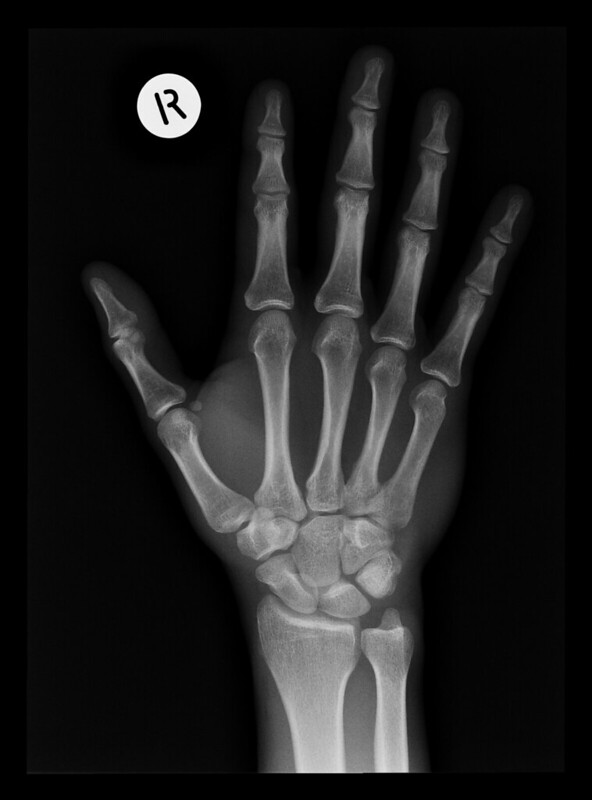
#> input picture Workshops/02 - Histograms filters and edges /xray.png, 592 x 800 px
$ jupyter execute '02 - Histograms filters and edges - solution.ipynb'
#> lines starting #> are read from the running program, lines starting #| are printed output that depends on the picture
# Workshop 02 - Histograms filters and edges
_Author: Nicola Romanò - [nicola.romano@ed.ac.uk](mailto:nicola.romano@ed.ac.uk)_

## Introduction

This workshop will be based on what you have learned in lectures 3, 4, and 5, related to image histograms, filters, and edge detection.

In this practical we are going to apply some of that knowledge to the processing of biomedical images.

## Learning objectives

At the end of this workshop you should be able to:
- Plot and manipulate histograms of images
- Apply filters to images
- Apply edge detection algorithms

## Histogram manipulation

In Lecture 3 you learned about histograms and their use in image processing.

Let's start with a few simple examples. Load the images `xray.png`, `mri.png` and `mouse.png` and plot them, alongside their histograms.

Make sure you look at the shape of the image before plotting the histogram and think about what is the best way to plot the histogram.

<details>
    <summary style="cursor: pointer;">Click here to reveal a hint.</summary>
    When calling the `hist` function remember to flatten the image using <code>.ravel()</code> before plotting!
</details>

Image credits:
- Hand X-Rays: Rahim Packir Saibo, [CC-BY-2.0](https://creativecommons.org/licenses/by/2.0/)
- MRI: Bryan Kiechle, [CC-BY-NC-2.0](https://creativecommons.org/licenses/by-nc/2.0/)
- Mouse: Global Panorama, [CC-BY-SA-20](https://creativecommons.org/licenses/by-sa/2.0/)

[cell 1]
from skimage.io import imread
import matplotlib.pyplot as plt
import numpy as np

xray = imread("xray.png")
#> xray is the input picture: shape (800, 592); min 0, max 255, mean 30.3
mri = imread("mri.png")
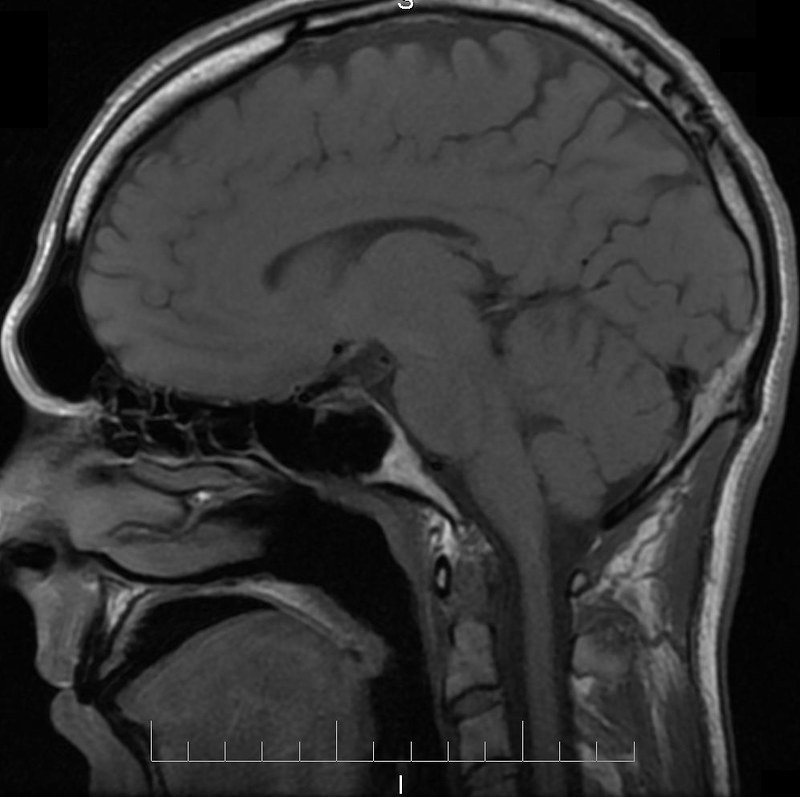
#> input picture Workshops/02 - Histograms filters and edges /mri.png, 800 x 797 px
#> mri is the input picture: shape (797, 800, 3); min 0, max 255, mean 53.7
mouse = imread("mouse.png")
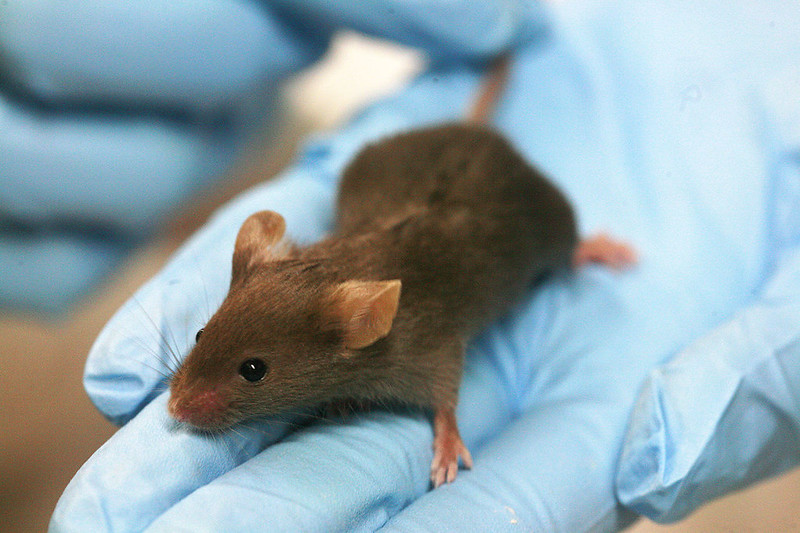
#> input picture Workshops/02 - Histograms filters and edges /mouse.png, 800 x 533 px
#> mouse is the input picture: shape (533, 800, 3); mean R, G, B 142.1, 161.7, 168.6

print(xray.shape)
#| (800, 592)
print(mri.shape)
#| (797, 800, 3)
print(mouse.shape)
#| (533, 800, 3)

fig, ax = plt.subplots(1, 2, figsize=(8, 4))
# This probably is easier to understand in log scale
ax[0].imshow(xray, cmap="gray")
ax[1].hist(xray.ravel(), bins=256, range=(0, 256), color='black', log=True)
plt.show()
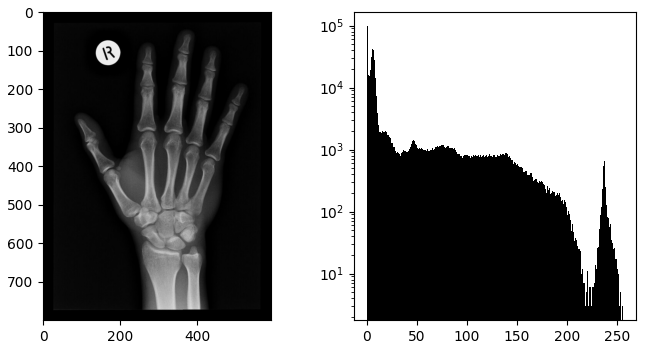
#> figure drawn by matplotlib, 2 panels; panel 2: tallest bar 98194 high, from x = 0 to 1

# The MRI and mouse images are RGB, so we can plot 3 different histograms for the 3 channels
fig, ax = plt.subplots(1, 4, figsize=(16, 4))

ax[0].imshow(mri, cmap="gray")
ax[1].hist(mri[:,:,0].ravel(), bins=256, range=(0, 256), color='red')
ax[2].hist(mri[:,:,1].ravel(), bins=256, range=(0, 256), color='green')
ax[3].hist(mri[:,:,2].ravel(), bins=256, range=(0, 256), color='blue')

fig, ax = plt.subplots(1, 4, figsize=(16, 4))

ax[0].imshow(mouse)
ax[1].hist(mouse[:,:,0].ravel(), bins=256, range=(0, 256), color='red')
ax[2].hist(mouse[:,:,1].ravel(), bins=256, range=(0, 256), color='green')
ax[3].hist(mouse[:,:,2].ravel(), bins=256, range=(0, 256), color='blue')

plt.tight_layout()
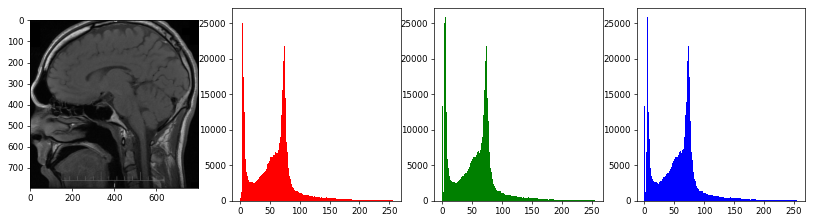
#> figure drawn by matplotlib, 4 panels; panel 2: tallest bar 25835 high, from x = 5 to 6; panel 3: tallest bar 25835 high, from x = 5 to 6; panel 4: tallest bar 25835 high, from x = 5 to 6
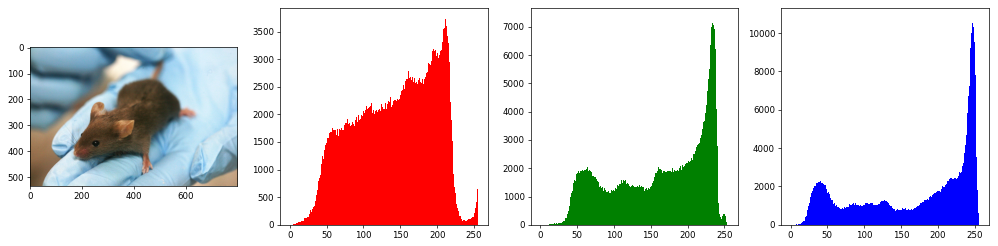
#> figure drawn by matplotlib, 4 panels; panel 2: tallest bar 3733 high, from x = 211 to 212; panel 3: tallest bar 7285 high, from x = 234 to 235; panel 4: tallest bar 10755 high, from x = 247 to 248

### Questions

1. What can you conclude by looking at the histograms regarding their exposure/contrast?
2. Can you explain why there are clear peaks in some of those histograms?
3. Did you notice anything particular when looking at the MRI image and its corresponding histogram?

### Answers

1. The X-Ray image and the mouse image seem to be correctly exposed. The MRI image is underexposed, since the histogram is shifted to the left. The mouse image is slightly overexposed in green and blue, while it is well exposed in red.
2. There are clear peaks around 0 and the top of the image range in the X-Ray and MRI histograms. These correspond to the black background and the bright areas (such as the circle with R written in it on the X-Ray) respsectively.
3. The MRI image is essentially a grayscale image that has been saved as RGB, since the three channels are identical.

When faced with situations like that of the MRI image, where a grayscale image is saved as RGB, there are two options:

1. The simplest thing is to take one of the colour channels.

2. Alternatively you can use the `rgb2gray` in `skimage.color` to convert an RGB image to a grayscale image. If you read the function's [manual page](https://scikit-image.org/docs/dev/api/skimage.color.html#skimage.color.rgb2gray), you will see that it uses the following formula to calculate a perceptively adjusted grayscale image

`Y = 0.2125 R + 0.7154 G + 0.0721 B`

In this case the results will be the same, but if you were to do this, for example with the mouse image you would get different results.

**Now, either take one of the three colour channels or use `rgb2gray`, display the image and its histogram and save it to a file called `MRI_grayscale.png`.**

### Questions

- Do the image and histogram match what you had above?
- *Optional*: try comparing the output of the two methods and see if you can find any differences. Also, you can try using these functions on the mouse image.

### Answers

Yes, they do match, no matter which method you use. The only difference is that `rgb2gray` will convert the image to float, so using `img_as_ubyte` might be advised.

[cell 2]
from skimage.color import rgb2gray
from skimage.io import imsave
from skimage import img_as_ubyte

# Option 1 - take a single channel
mri_gray = mri[:,:,0] # or [:,:,1] or [:,:,2], it's the same!

fig, ax = plt.subplots(1, 2, figsize=(8, 4))
ax[0].imshow(mri_gray, cmap="gray")
ax[1].hist(mri_gray.ravel(), bins=256, range=(0, 256), color='black')
plt.show()
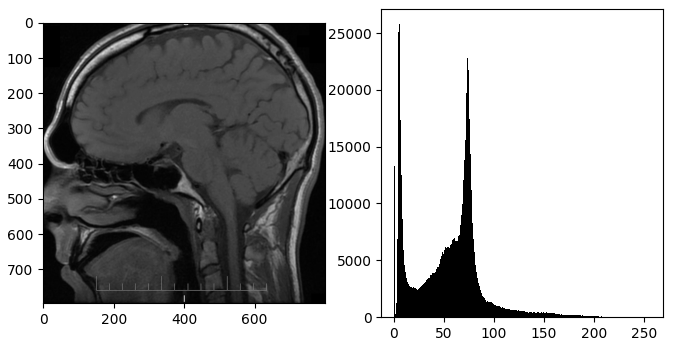
#> figure drawn by matplotlib, 2 panels; panel 2: tallest bar 25835 high, from x = 5 to 6

for a in ax:
    a.axis('off')

imsave("MRI_grayscale.png", mri_gray)

# Option 2 - use rgb2gray
mri_gray2 = img_as_ubyte(rgb2gray(mri))

fig, ax = plt.subplots(2, 2, figsize=(8, 8))
ax[0, 0].imshow(mri_gray, cmap="gray")
ax[0, 1].hist(mri_gray.ravel(), bins=256, range=(0, 256), color='black')
ax[1, 0].imshow(mri_gray2, cmap="gray")
ax[1, 1].hist(mri_gray2.ravel(), bins=256, range=(0, 256), color='black')
plt.show()
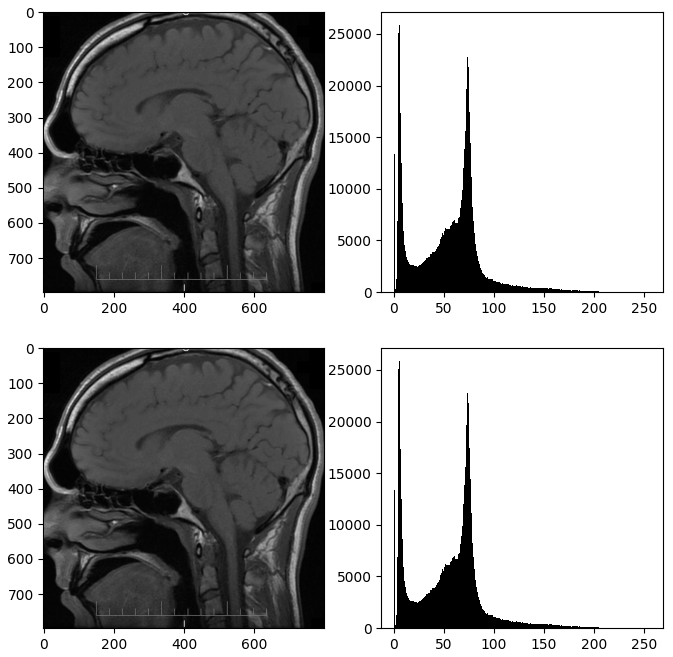
#> figure drawn by matplotlib, 4 panels; panel 2: tallest bar 25835 high, from x = 5 to 6; panel 4: tallest bar 25835 high, from x = 5 to 6

for a in ax.ravel():
    a.axis('off')

# Check all is the same
print((mri_gray == mri_gray2).all())
#| True
